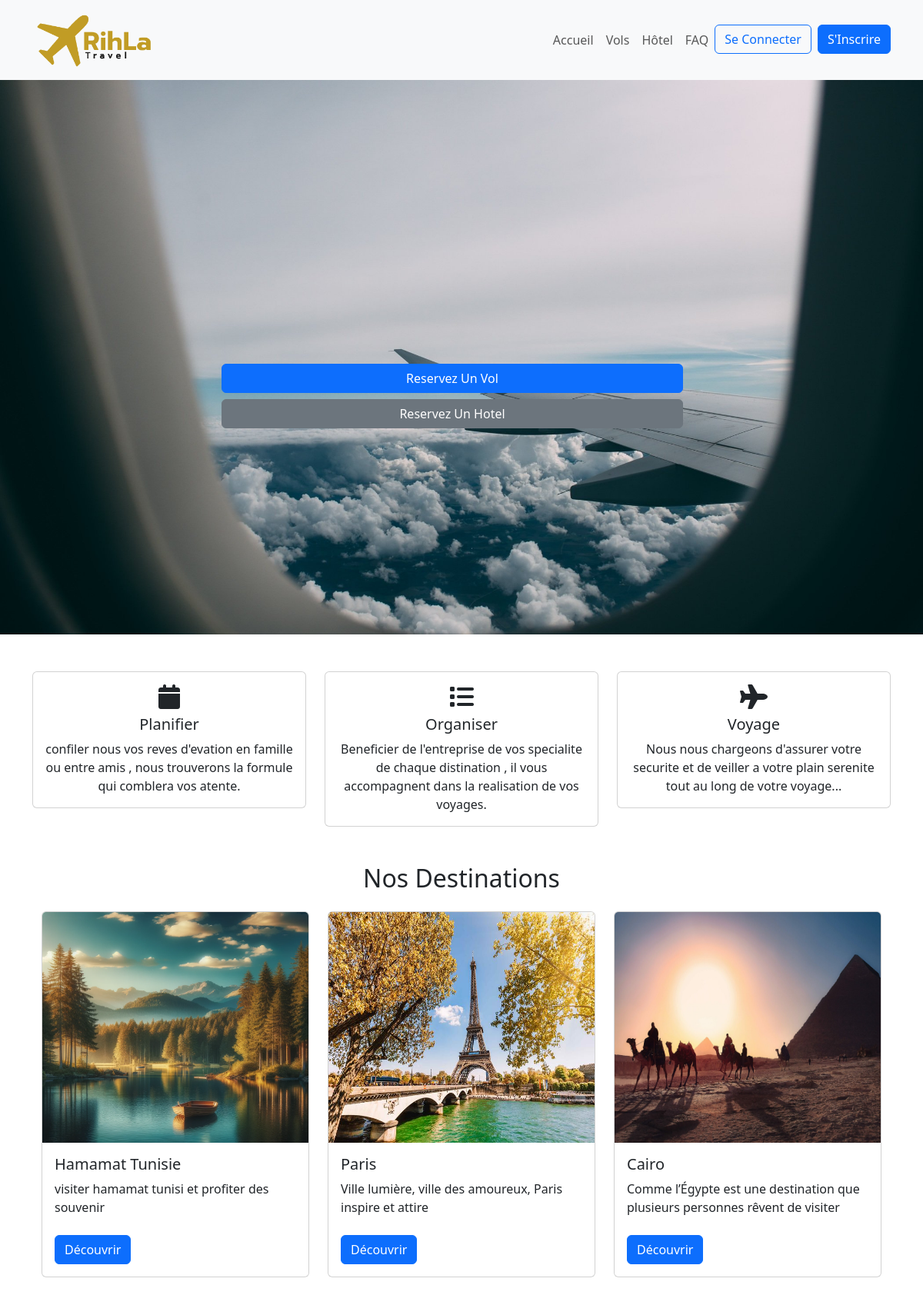
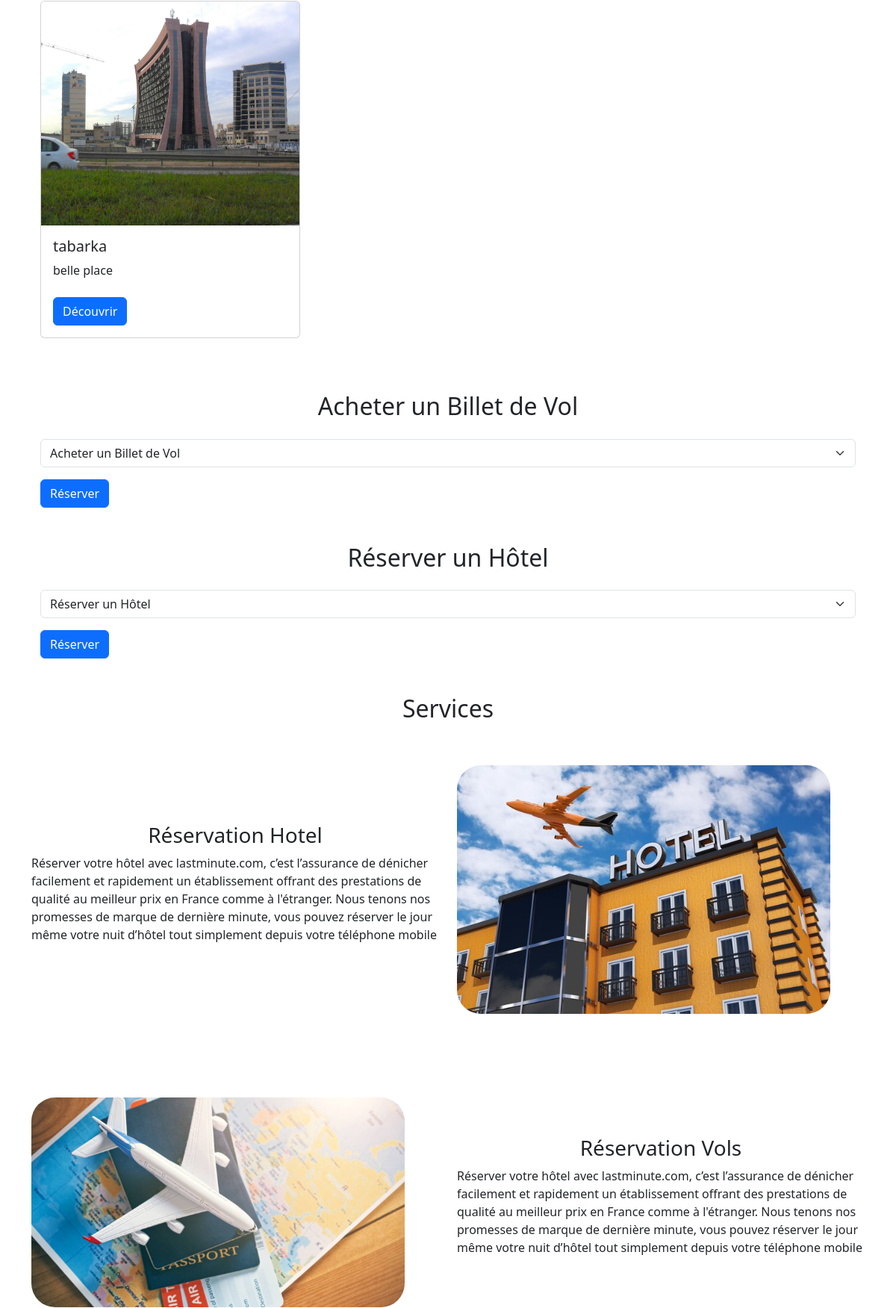
The page / (upper part) on the database its author committed (2 pictures, top to bottom).
### tables this page shows
CREATE TABLE `destinations` (
  `id` int(11) NOT NULL,
  `nom_destination` varchar(255) NOT NULL,
  `description` text DEFAULT NULL,
  `pays_region` varchar(255) DEFAULT NULL,
  `type_destination` varchar(255) DEFAULT NULL,
  `attractions_principales` text DEFAULT NULL,
  `meilleure_saison` varchar(255) DEFAULT NULL,
  `cout_moyen` decimal(10,2) DEFAULT NULL,
  `equipements` text DEFAULT NULL,
  `recommandations_securite` text DEFAULT NULL,
  `photos` text DEFAULT NULL,
  `avis_voyageurs` text DEFAULT NULL,
  `offres_speciales` text DEFAULT NULL,
  `accessibilite` varchar(255) DEFAULT NULL,
  `restrictions_conditions` text DEFAULT NULL
);

### index.php (the view, shortened to what this page needs)
<!DOCTYPE html>
<html lang="en">
<head>
    <link rel="stylesheet" href="assets/css/bootstrap.min.css">
    <link rel="stylesheet" href="https://cdnjs.cloudflare.com/ajax/libs/font-awesome/6.5.1/css/all.min.css" />
</head>
<body>
    <nav class="navbar navbar-expand-lg navbar-light bg-light">
        <div class="container">
            <a class="navbar-brand" href="#"><img src="assets/img/logo.png" height="78" srcset=""></a>
            <div class="collapse navbar-collapse" id="navbarNav">
                <ul class="navbar-nav ms-auto">
                    <li class="nav-item active">
                        <a class="nav-link" href="/rihla">Accueil</a>
                    </li>
                    <li class="nav-item">
                        <a class="nav-link" href="/rihla#vol">Vols</a>
                    </li>
                    <li class="nav-item">
                        <a class="nav-link" href="/rihla#hotel">Hôtel</a>
                    </li>
                    <li class="nav-item">
                        <a class="nav-link" href="/rihla/faq.php">FAQ</a>
                    </li>
                    <?php if (!isset($_SESSION["user_id"])) { ?>
                        <li class="nav-item">
                        <a class="btn btn-outline-primary me-2" href="client/">Se Connecter</a>
                    </li>
                    <li class="nav-item">
                        <a class="text-white btn btn-primary btn-outline-primary" href="registre.php">S'Inscrire</a>
                    </li>
                        <?php }?>
                </ul>
            </div>
        </div>
    </nav>
    <div class="slider" style="background-image: url('assets/img/plane.jpg'); height:calc(100vh - 79px);background-size:cover;">
        <div class="row align-items-center flex-column w-100" style="position: relative; top: 50%;">
            <a href="#vol" class="col-6 btn btn-primary mt-2 mb-2">Reservez Un Vol</a>
            <a href="#hotel" class="col-6 btn btn-secondary">Reservez Un Hotel</a>
        </div>
    </div>
    <div class="container">
        <div class="row mt-5">
            <div class="col-md-4">
                <div class="card">
                    <div class="card-body text-center">
                        <i class="fa fa-calendar h2"></i>
                        <h5 class="card-title ">Planifier</h5>
                        <p class="card-text">confiler nous vos reves d'evation en famille ou entre amis , nous trouverons la formule qui comblera vos atente.</p>
                    </div>
                </div>
            </div>
            <div class="col-md-4">
                <div class="card">
                    <div class="card-body text-center">
                        <i class="fas fa-list h2"></i>
                        <h5 class="card-title ">Organiser</h5>
                        <p class="card-text">Beneficier de l'entreprise de vos specialite de chaque distination , il vous accompagnent dans la realisation de vos voyages.</p>
                    </div>
                </div>
            </div>
            <div class="col-md-4">
                <div class="card">
                    <div class="card-body text-center">
                        <i class="fa fa-plane h2"></i>
                        <h5 class="card-title ">Voyage</h5>
                        <p class="card-text">Nous nous chargeons d'assurer votre securite et de veiller a votre plain serenite tout au long de votre voyage...</p>
                    </div>
                </div>
            </div>
        </div>
        <div class="container mt-5">
            <h2 class="text-center mb-4">Nos Destinations</h2>
            <div class="row">
                <?php
                include 'admin/config.php';
                $query = "SELECT * FROM destinations";
                $result = $conn->query($query);
                if ($result->num_rows > 0) {
                    while ($row = $result->fetch_assoc()) {
                        echo "<div class='col-md-4'>";
                        echo "<div class='card mb-4'>";
                        echo "<img src='admin/" . $row['photos'] . "' class='card-img-top' alt='" . $row['photos'] . "' style='height: 300px;'>";
                        echo "<div class='card-body'>";
                        echo "<h5 class='card-title'>" . $row['nom_destination'] . "</h5>";
                        echo "<p class='card-text'>" . $row['description'] . "</p>";
                        echo "<a href='decouvrir.php?id=" . $row['id'] . "' class='btn btn-primary mt-2'>Découvrir</a>";
                        echo "</div></div></div>";
                    }
                } else {
                    echo "<p>Aucune destination trouvée.</p>";
                }
                ?>
            </div>
        </div>
        <div class="container mt-5">
            <h2 class="text-center mb-4" id="vol">Acheter un Billet de Vol</h2>
            <form action="reservation_vol.php" method="GET">
                <select name="vol" class="form-select mb-3">
                    <?php
                    $query_vols = "SELECT * FROM vols";
                    $result_vols = $conn->query($query_vols);
                    if ($result_vols->num_rows > 0) {
                        echo '<option value=""> Acheter un Billet de Vol</option>';
                    } else {
                        echo "<option value='' disabled>Aucun vol disponible</option>";
                    }
                    ?>
                </select>
                <button type="submit" class="btn btn-primary">Réserver</button>
            </form>
        </div>
        <div class="container mt-5 mb-5">
            <h2 class="text-center mb-4" id="hotel">Réserver un Hôtel</h2>
            <form action="reservation_hotel.php" method="GET">
                <select name="hotel" class="form-select mb-3">
                    <?php
                    $query_hotels = "SELECT * FROM hotels";
                    $result_hotels = $conn->query($query_hotels);
                    if ($result_hotels->num_rows > 0) {
                        echo '<option value="">Réserver un Hôtel</option>';
                    } else {
                        echo "<option value='' disabled>Aucun hôtel disponible</option>";
                    }
                    ?>
                </select>
                <button type="submit" class="btn btn-primary">Réserver</button>
            </form>
        </div>
        <section class="services mt-5 mb-5">
            <div class="h2 text-center">Services</div>
            <div class="row pt-5 pb-5">
                <div class="col-md-6 d-flex flex-column justify-content-center">
                    <div class="h3 text-center">Réservation Hotel</div>
                    <p>Réserver votre hôtel avec lastminute.com, c’est l’assurance de dénicher facilement et rapidement un établissement offrant des prestations de qualité au meilleur prix en France comme à l'étranger.
                        Nous tenons nos promesses de marque de dernière minute, vous pouvez réserver le jour même votre nuit d’hôtel tout simplement depuis votre téléphone mobile</p>
                </div>
                <div class="col-md-6"> <img src="assets/img/hotel.jpg" width="500" alt="" srcset="" class="img-fluid img rounded-5"></div>
            </div>
        </section>
        <section class="services mt-5 mb-5">
            <div class="row pt-3 pb-3">
                <div class="col-md-6"> <img src="assets/img/img4.jpg" width="500" alt="" srcset="" class="img-fluid img rounded-5"></div>
                <div class="col-md-6 d-flex flex-column justify-content-center">
                    <div class="h3 text-center">Réservation Vols</div>
                    <p>Réserver votre hôtel avec lastminute.com, c’est l’assurance de dénicher facilement et rapidement un établissement offrant des prestations de qualité au meilleur prix en France comme à l'étranger.
                        Nous tenons nos promesses de marque de dernière minute, vous pouvez réserver le jour même votre nuit d’hôtel tout simplement depuis votre téléphone mobile
                    </p>
                </div>
            </div>
        </section>
    </div>
</body>
</html>

### rows shown on the page
destinations: photos (picture), nom_destination "Hamamat Tunisie", description "visiter hamamat tunisi et profiter des souvenir"
destinations: photos (picture), nom_destination "Paris", description "Ville lumière, ville des amoureux, Paris inspire et attire"
destinations: photos (picture), nom_destination "Cairo", description "Comme l’Égypte est une destination que plusieurs personnes rêvent de visiter"
destinations: photos (picture), nom_destination "tabarka", description "belle place"
